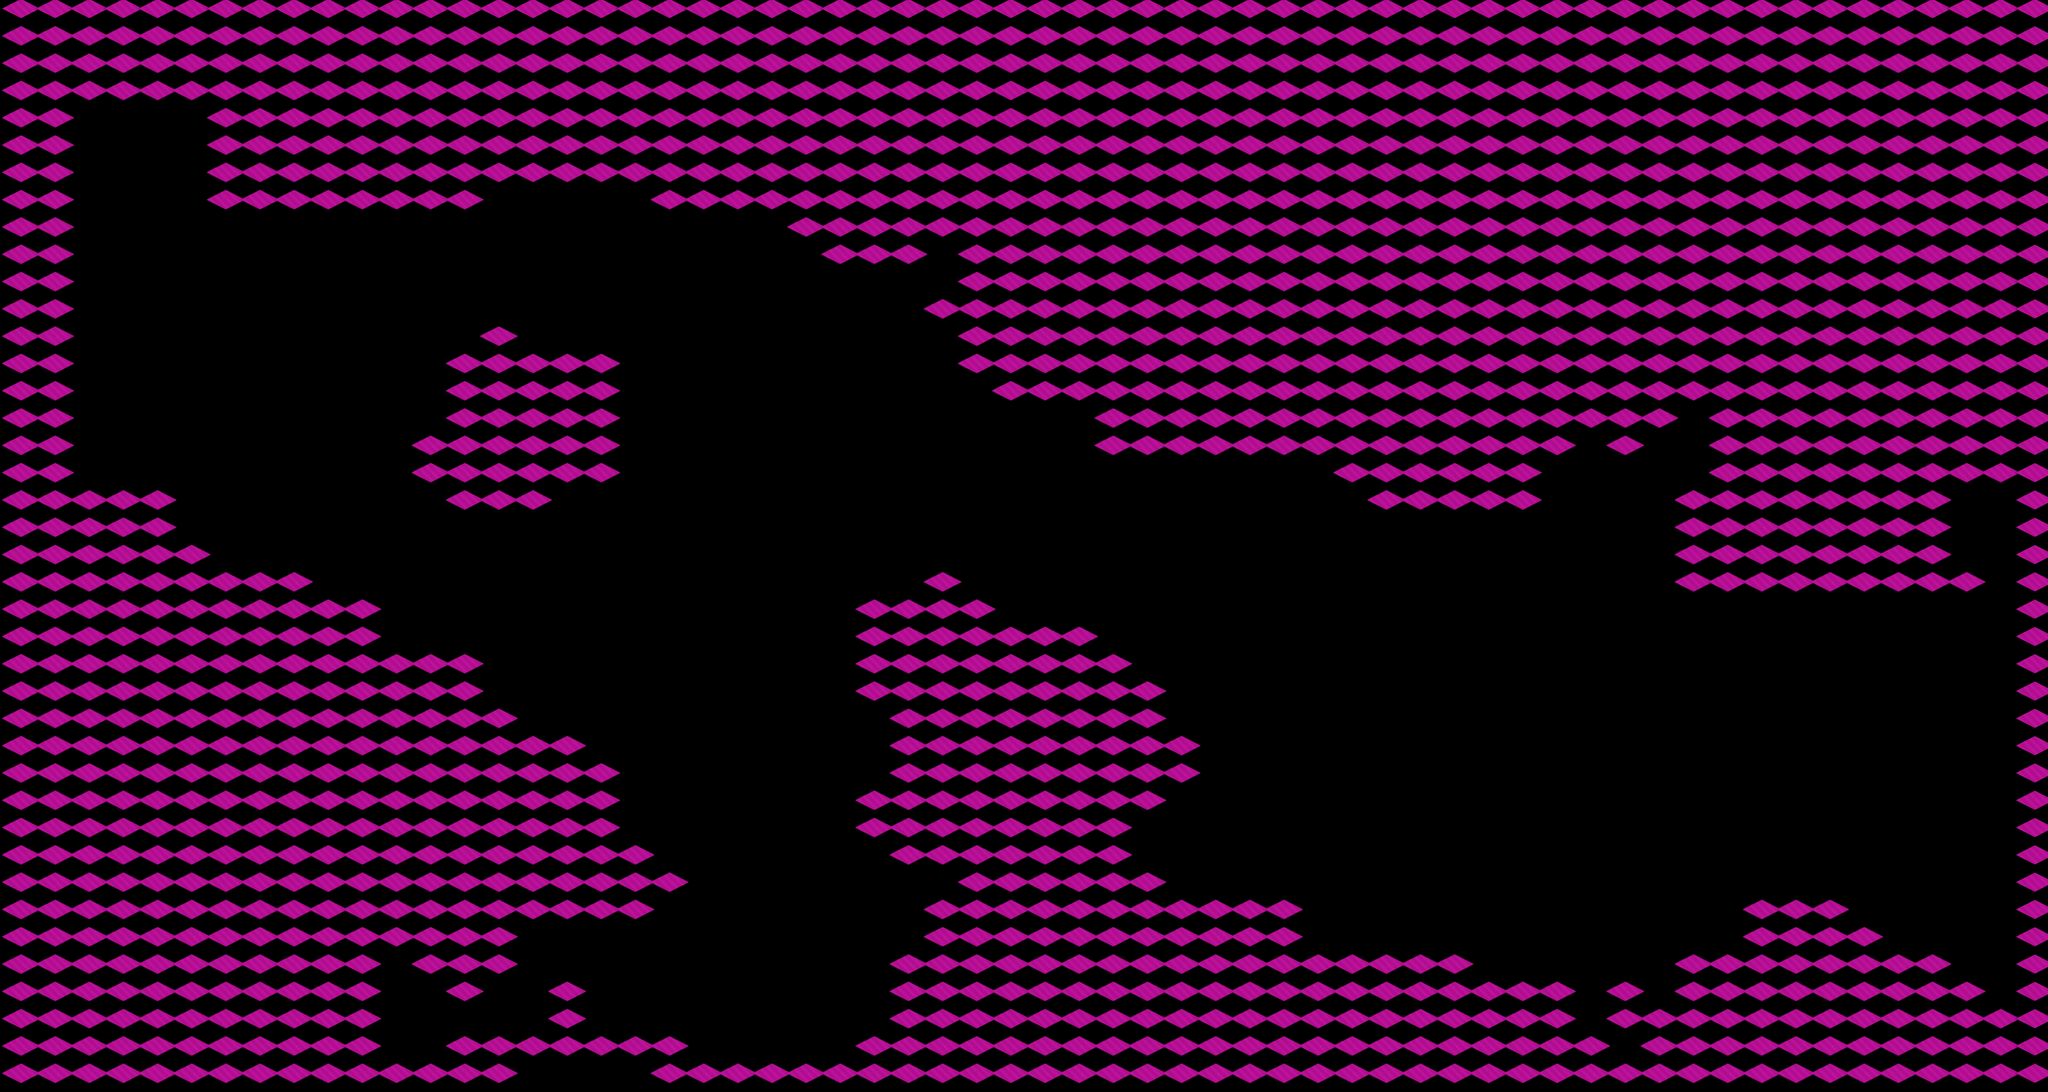

This game map was drawn from its Tiled (.tmx) file and the tilesets committed beside it. A one-line description and the trimmed map source follow:
An orthogonal 60x40 tile map with 80x64 px tiles, 1 tile layer (collision), 2 tilesets and 12 objects (7x EnemyBoat, 2x FenceEntity, 2x TreasureEntity, Seaport).

<map version="1.0" orientation="orthogonal" width="60" height="40" tilewidth="80" tileheight="64">
 <tileset firstgid="1" name="id_items1" tilewidth="334" tileheight="272">
  <image source="../../o/id_items1.png" width="1024" height="1024" />
 </tileset>
 <tileset firstgid="10" name="tiled_collision" tilewidth="94" tileheight="91">
  <image source="../../t/tiled_collision.png" trans="ff00ff" width="194" height="188" />
  <tile id="0">
   <properties>
    <property name="canwalk" value="no" />
   </properties>
  </tile>
 </tileset>
 <imagelayer name="bg" width="60" height="40">
  <image source="id_bg0.png" />
 </imagelayer>
 <objectgroup name="boats" width="60" height="40">
  <object name="EnemyBoat" x="1283" y="582" width="79" height="61">
   <properties>
    <property name="boatId" value="300" />
   </properties>
  </object>
  <object name="EnemyBoat" x="1604" y="705" width="79" height="61">
   <properties>
    <property name="boatId" value="300" />
   </properties>
  </object>
  <object name="EnemyBoat" x="1742" y="1470" width="79" height="61">
   <properties>
    <property name="boatId" value="300" />
   </properties>
  </object>
  <object name="EnemyBoat" x="976" y="1260" width="79" height="61">
   <properties>
    <property name="boatId" value="300" />
   </properties>
  </object>
  <object name="EnemyBoat" x="2233" y="1097" width="79" height="61">
   <properties>
    <property name="boatId" value="300" />
   </properties>
  </object>
  <object name="EnemyBoat" x="1485" y="1300" width="79" height="61">
   <properties>
    <property name="boatId" value="300" />
   </properties>
  </object>
  <object name="EnemyBoat" x="1776" y="936" width="79" height="61">
   <properties>
    <property name="boatId" value="300" />
   </properties>
  </object>
  <object name="FenceEntity" x="3600" y="1284" width="79" height="61" />
  <object name="TreasureEntity" x="964" y="2434" width="79" height="61" />
  <object name="TreasureEntity" x="3761" y="1090" width="79" height="61" />
  <object name="FenceEntity" x="1123" y="2303" width="79" height="61" />
  <object name="Seaport" x="4479" y="1665" width="81" height="62" />
 </objectgroup>
 <layer name="collision" width="60" height="40">
  <data>[2400 cells, 1450 non-empty, 1 distinct tile ids]</data>
 </layer>
</map>
